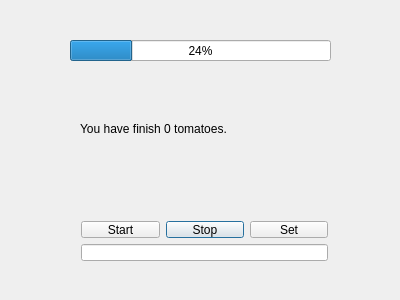
<?xml version="1.0" encoding="UTF-8"?>
<ui version="4.0">
 <class>Dialog</class>
 <widget class="QDialog" name="Dialog">
  <property name="geometry">
   <rect>
    <x>0</x>
    <y>0</y>
    <width>400</width>
    <height>300</height>
   </rect>
  </property>
  <property name="windowTitle">
   <string>Dialog</string>
  </property>
  <widget class="QProgressBar" name="progressBar">
   <property name="geometry">
    <rect>
     <x>70</x>
     <y>40</y>
     <width>261</width>
     <height>21</height>
    </rect>
   </property>
   <property name="value">
    <number>24</number>
   </property>
  </widget>
  <widget class="QLabel" name="label">
   <property name="geometry">
    <rect>
     <x>80</x>
     <y>120</y>
     <width>251</width>
     <height>17</height>
    </rect>
   </property>
   <property name="text">
    <string>You have finish 0 tomatoes.</string>
   </property>
  </widget>
  <widget class="QWidget" name="">
   <property name="geometry">
    <rect>
     <x>70</x>
     <y>210</y>
     <width>269</width>
     <height>62</height>
    </rect>
   </property>
   <layout class="QGridLayout" name="gridLayout">
    <item row="0" column="1">
     <widget class="QPushButton" name="pushButton_2">
      <property name="text">
       <string>Stop</string>
      </property>
     </widget>
    </item>
    <item row="0" column="0">
     <widget class="QPushButton" name="pushButton">
      <property name="text">
       <string>Start</string>
      </property>
     </widget>
    </item>
    <item row="0" column="2">
     <widget class="QPushButton" name="pushButton_3">
      <property name="text">
       <string>Set</string>
      </property>
     </widget>
    </item>
    <item row="1" column="0" colspan="3">
     <widget class="QLineEdit" name="lineEdit"/>
    </item>
   </layout>
  </widget>
 </widget>
 <layoutdefault spacing="6" margin="11"/>
 <resources/>
 <connections/>
</ui>
